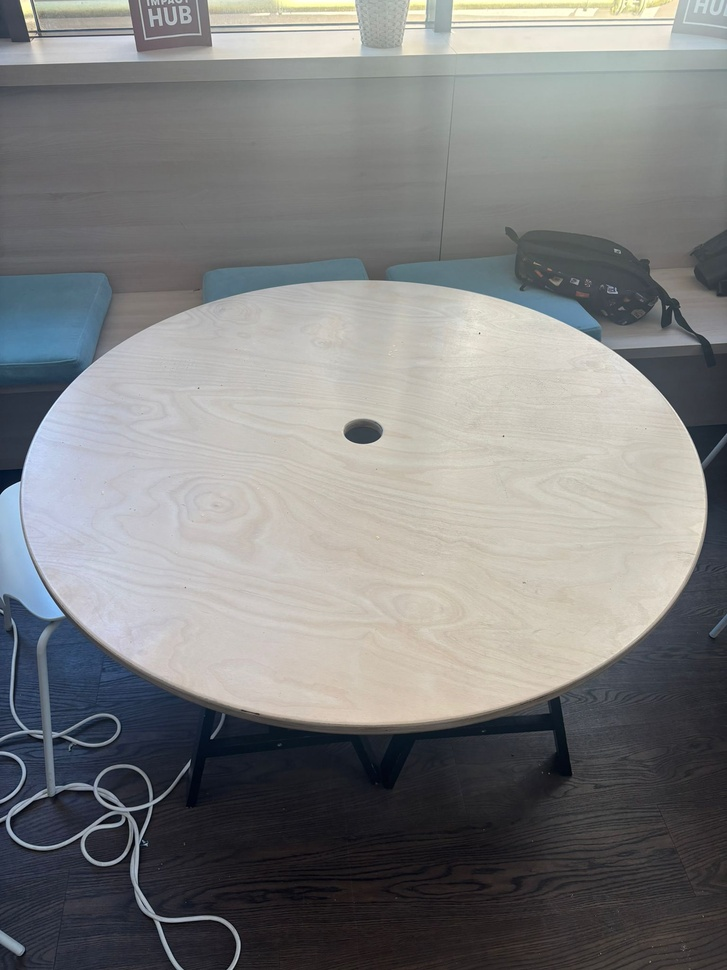
#> input picture uploads/test1.jpeg, 727 x 970 px, shrunk from 1536 x 2048 before the run
$ python -i camera.py   (imports and definitions only)
#> lines starting #> are read from the running program, lines starting #| are printed output that depends on the picture
#> in analyze_frame, img is the input picture: shape (970, 727, 3); mean B, G, R 128.5, 128.6, 127.9
import cv2
import numpy as np


# ENTROPY
def image_entropy(image: np.ndarray):

    gray = cv2.cvtColor(image, cv2.COLOR_BGR2GRAY)
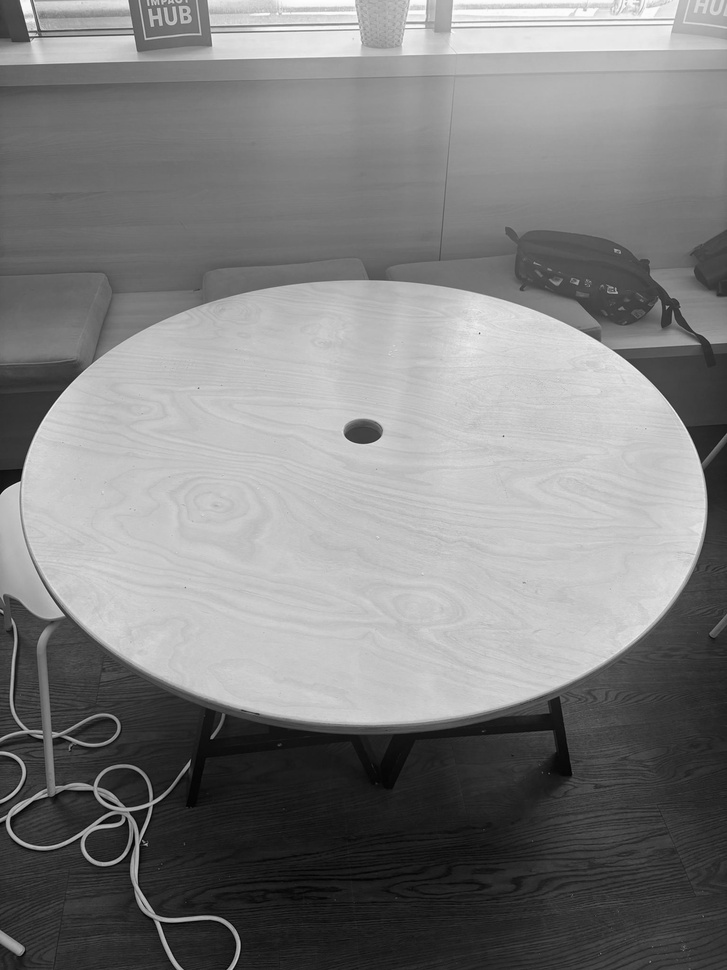
#> gray: shape (970, 727); min 0, max 254, mean 128.4

    hist = cv2.calcHist([gray], [0], None, [256], [0, 256])
#> hist = 256 values, max 16474 at index 200, min 0 at index 255, mean 2754.6
    hist = hist.ravel()

    if hist.sum() == 0:
        return 0.0

    prob = hist / hist.sum()
#> prob = 256 values, max 0.0234 at index 200, min 0 at index 255, mean 0.00391
    prob = prob[prob > 0]
#> prob = 255 values, max 0.0234 at index 200, min 1.42e-06 at index 254, mean 0.00392

    return float(-np.sum(prob * np.log2(prob)))


# EDGE DENSITY
def edge_density(image: np.ndarray):

    gray = cv2.cvtColor(image, cv2.COLOR_BGR2GRAY)
    edges = cv2.Canny(gray, 100, 200)
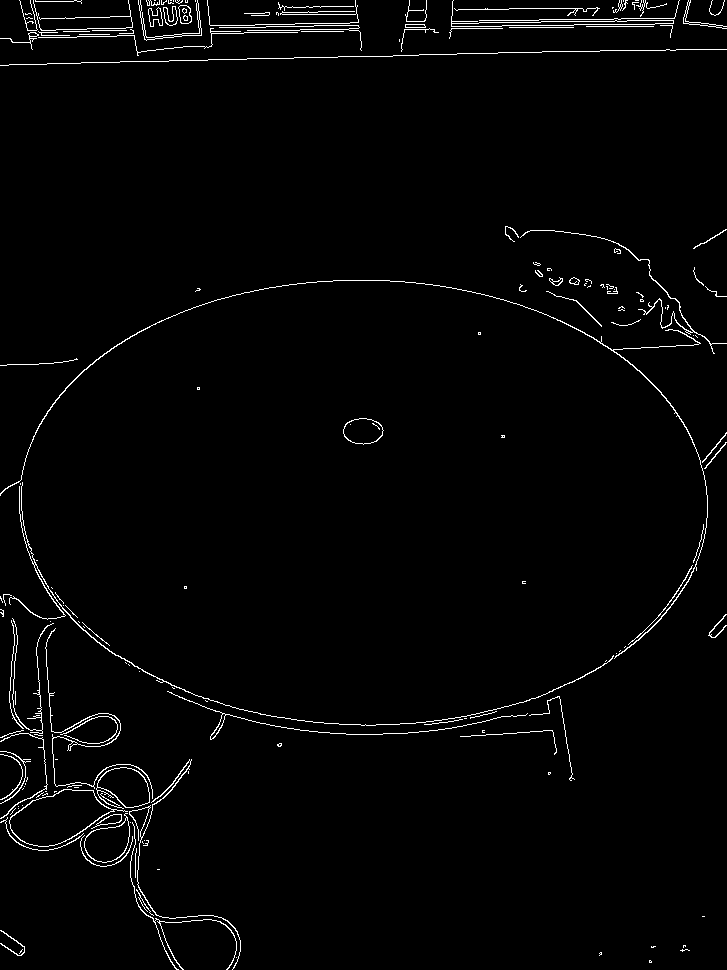
#> edges: shape (970, 727); 1.9% white in thin lines or dots

    return float(np.mean(edges > 0))


# MAIN ANALYZER
def analyze_frame(image_path: str):

    img = cv2.imread(image_path)

    if img is None:
        return {
            "entropy": 0.0,
            "edge_density": 0.0
        }

    return {
        "entropy": image_entropy(img),
        "edge_density": edge_density(img)
    }

>>> result = analyze_frame('../../uploads/test1.jpeg')
#> result = {'entropy': 7.41, 'edge_density': 0.0192}

$ run again, on uploads/test2.jpeg
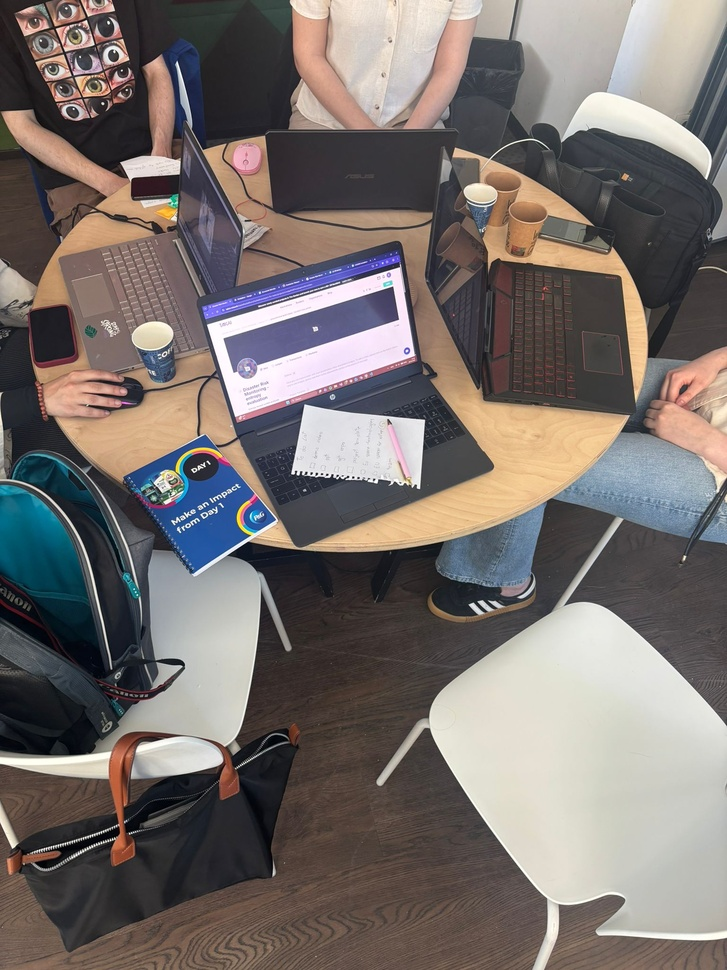
#> input picture uploads/test2.jpeg, 727 x 970 px, shrunk from 1536 x 2048 before the run
#> in analyze_frame, img is the input picture: shape (970, 727, 3); mean B, G, R 108.9, 112.1, 119.7
#> in image_entropy, `gray = cv2.cvtColor(image, cv2.COLOR_BGR2GRAY)`:
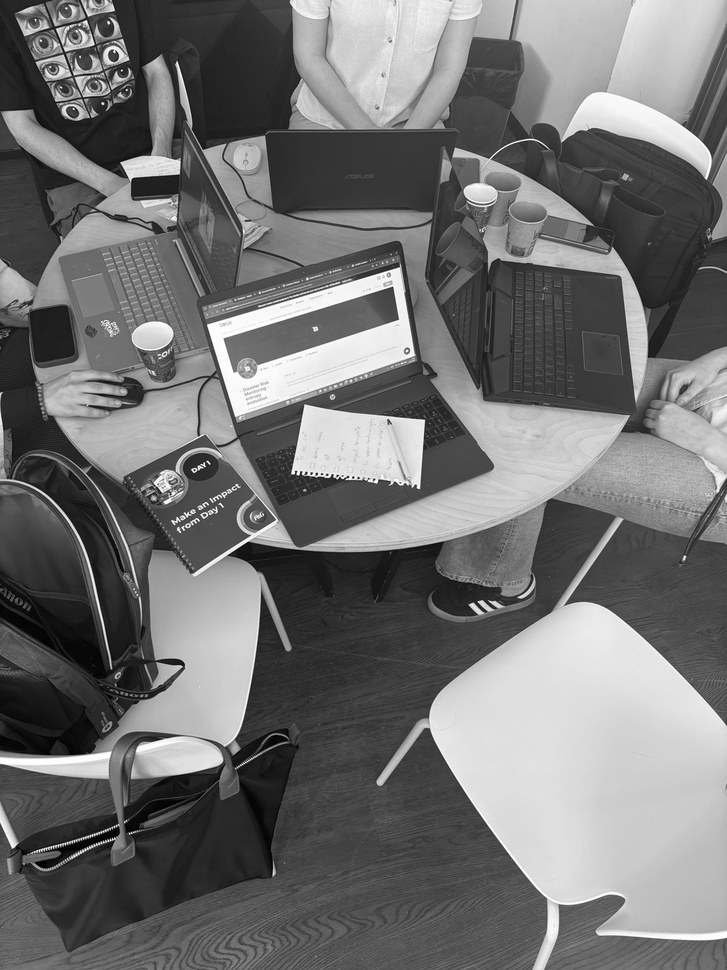
#> gray: shape (970, 727); min 0, max 255, mean 114
#> hist = 256 values, max 9781 at index 223, min 27 at index 0, mean 2754.6
#> prob = 256 values, max 0.0139 at index 223, min 3.83e-05 at index 0, mean 0.00391
#> in edge_density, `edges = cv2.Canny(gray, 100, 200)`:
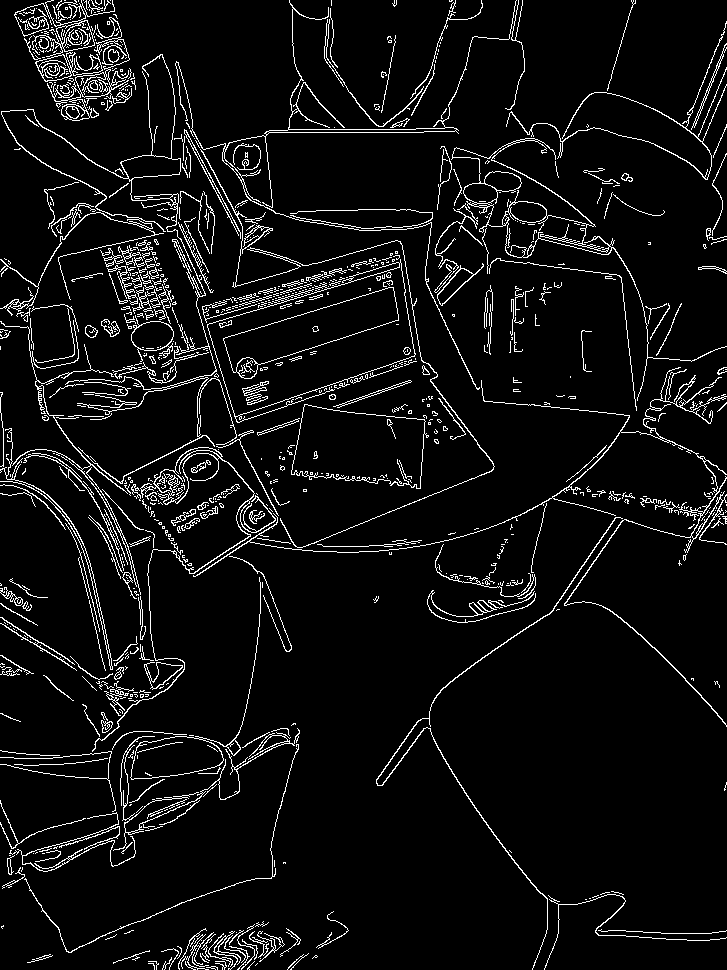
#> edges: shape (970, 727); 6.1% white in thin lines or dots
#> result = {'entropy': 7.67, 'edge_density': 0.0614}
